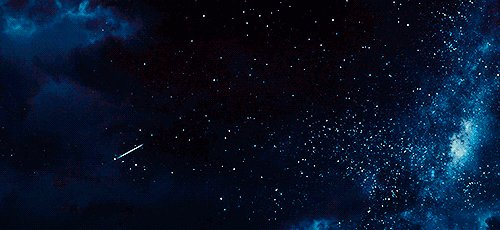
#> input picture Resources/noise.jpg, 500 x 230 px
$ python test2.py
#> lines starting #> are read from the running program, lines starting #| are printed output that depends on the picture
# 滤波,使用各种线性滤波器对图像进行平滑处理
import cv2

Img = cv2.imread('../Resources/noise.jpg')
#> Img is the input picture: shape (230, 500, 3); mean B, G, R 39.5, 18.6, 7.4


cv2.imshow("image", Img)

# mean filtering
blur = cv2.blur(Img, (3, 3))
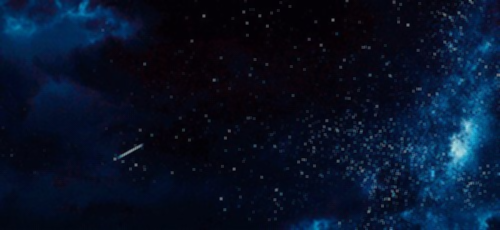
#> blur: shape (230, 500, 3); mean B, G, R 39.5, 18.6, 7.4
cv2.imshow("mean image", blur)

# box filtering
box = cv2.boxFilter(Img, -1, (3, 3), normalize=True)
cv2.imshow("box image", box)

# gaussianBlur filtering
gaussianBlur = cv2.GaussianBlur(Img, (5, 5), 1)
cv2.imshow("gaussian image", gaussianBlur)

# medianBlur filtering
medianBlur = cv2.medianBlur(Img, 5)
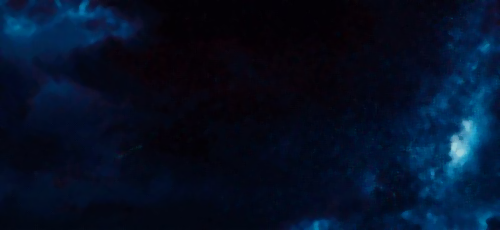
#> medianBlur: shape (230, 500, 3); mean B, G, R 37.4, 16.4, 4.7
cv2.imshow("median image",medianBlur)
cv2.waitKey(0)
